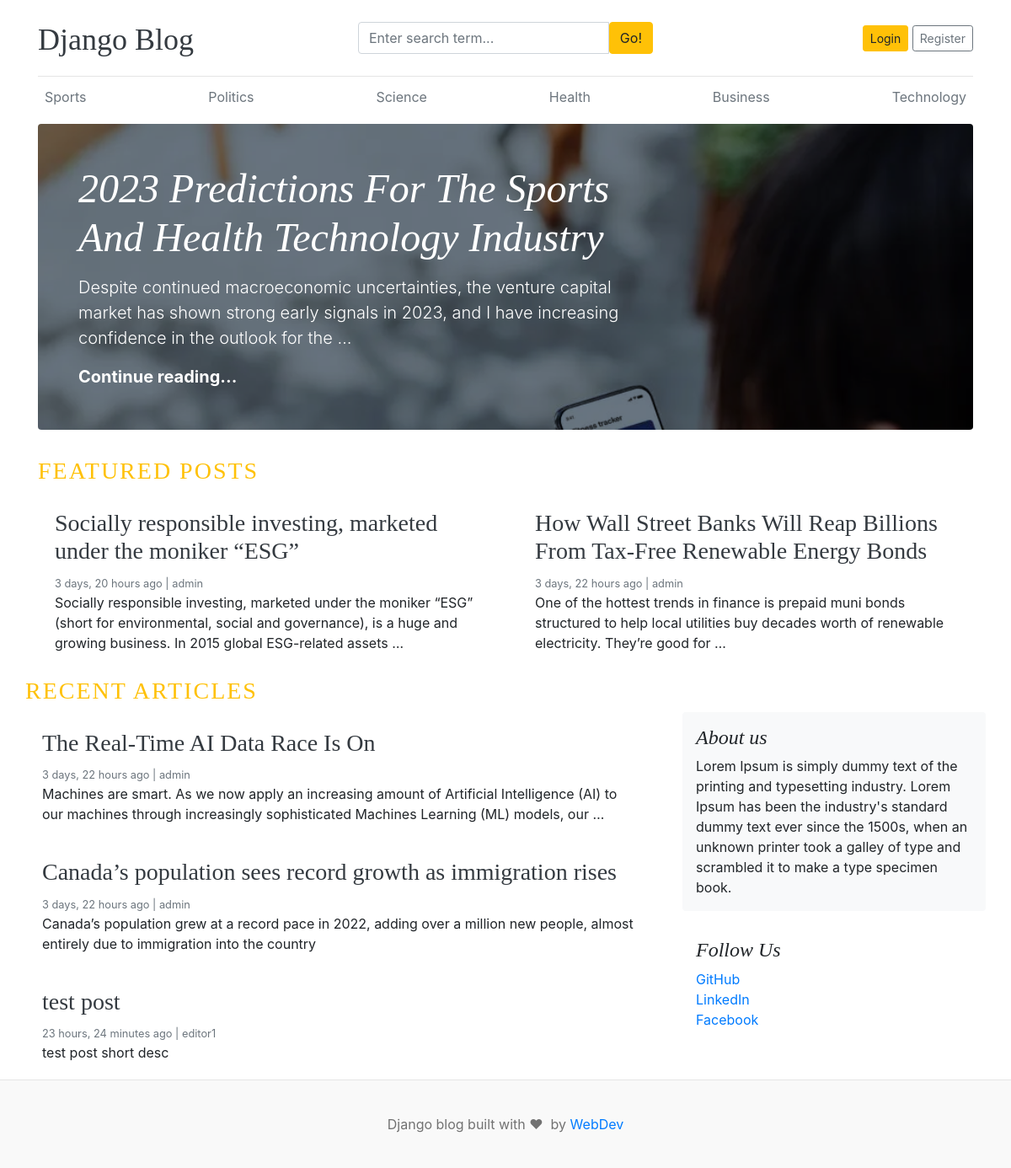
The page / on the database its author committed.
### blogs/models.py (models this page shows, shortened)
class Category(models.Model):
  category_name = models.CharField(max_length=50, unique=True)
  created_at = models.DateTimeField(auto_now_add=True)
  updated_at = models.DateTimeField(auto_now=True)
  class Meta:
    verbose_name_plural = 'categories'

class Blog(models.Model):
    title = models.CharField(max_length=100)
    slug = models.SlugField(max_length=150, unique=True, blank=True)
    category = models.ForeignKey(Category, on_delete=models.CASCADE)
    author = models.ForeignKey(User, on_delete=models.CASCADE)
    featured_image = models.ImageField(upload_to='uploads/%Y/%m/%d')
    short_description = models.TextField(max_length=500)
    blog_body = models.TextField(max_length=2000)
    status = models.CharField(max_length=20, choices=STATUS_CHOICES, default="Draft")
    is_featured = models.BooleanField(default=False)
    created_at = models.DateTimeField(auto_now_add=True)
    updated_at = models.DateTimeField(auto_now=True)

### assignments/models.py (models this page shows, shortened)
class About(models.Model):
    about_heading = models.CharField(max_length=25)
    about_description = models.TextField(max_length=255)
    created_at = models.DateTimeField(auto_now_add=True)
    updated_at = models.DateTimeField(auto_now=True)
    class Meta:
        verbose_name_plural = 'About'

class SocialLink(models.Model):
    platform = models.CharField(max_length=25)
    link = models.URLField(max_length=100)
    created_at = models.DateTimeField(auto_now_add=True)
    updated_at = models.DateTimeField(auto_now=True)

### blog_main/views.py (the view)
# urls.py: 2. Add a URL to urlpatterns:  path('', views.home, name='home')
def home(request):
  featured_posts = Blog.objects.filter(is_featured=True, status="Published").order_by('updated_at')
  posts = Blog.objects.filter(is_featured=False, status="Published")
  try:
     about = About.objects.get()
  except:
    about = None
  context = {
    'featured_posts':featured_posts,
    'posts':posts,
    'about': about,
  }
  return render(request, 'home.html',context)

### blogs/context_processors.py (called while the page is built)
def get_categories(request):
    categories = Category.objects.all()
    return dict(categories=categories)

def get_social_links(request):
    social_links = SocialLink.objects.all()
    return dict(social_links=social_links)

### templates/home.html (shortened to what this page needs)
{% extends "base.html" %}
{% block content %}
{% for post  in featured_posts  %}
  {% if forloop.first  %}
    <div class="jumbotron p-3 p-md-5 text-white rounded bg-dark" style="background-image: url({{post.featured_image.url}});background-blend-mode: overlay;background-size:cover;">
      <div class="col-md-8 px-0">
        <h1 class="display-4 font-italic">{{post.title}}</h1>
        <p class="lead my-3">{{post.short_description | truncatewords:25}}</p>
        <p class="lead mb-0"><a href="{% url "blogs" post.slug %}" class="text-white font-weight-bold">Continue reading...</a></p>
      </div>
    </div>
  {% endif %}
{% endfor %}
  <h3 class="text-uppercase text-warning" style="letter-spacing: 2px;">Featured Posts</h3>
  <div class="row mb-2">
      {% for post in featured_posts %}
        {% if not forloop.first  %}
          <div class="col-md-6">
            <div class="card border-0" >
              <div class="card-body">
                <h3><a href="{% url "blogs" post.slug %}" class="text-dark">{{ post.title }}</a></h3>
                <small class="mb-1 text-muted">{{ post.created_at | timesince }} ago | {{ post.author }}</small>
                <p class="card-text">{{ post.short_description | truncatewords:25 }}</p>
              </div>
            </div>
          </div>
        {% endif %}
      {% endfor %}
  </div>
</div>
  <main role="main" class="container p-0">
    <h3 class="text-uppercase text-warning" style="letter-spacing: 2px;">Recent Articles</h3>
    <div class="row">
      <div class="col-md-8 blog-main">
        {% for post in posts  %}
          <div class="card border-0" >
            <div class="card-body">
              <h3><a href="{% url "blogs" post.slug %}" class="text-dark">{{ post.title }}</a></h3>
              <small class="mb-1 text-muted">{{ post.created_at | timesince }} ago | {{ post.author }}</small>
              <p class="card-text">{{ post.short_description | truncatewords:25 }}</p>
            </div>
          </div>
        {% endfor %}
      </div>
      <aside class="col-md-4 blog-sidebar">
        <div class="p-3 mb-3 bg-light rounded">
          <h4 class="font-italic">{{ about.about_heading }}</h4>
          <p class="mb-0">{{ about.about_description }}</p>
        </div>
        {% if social_links %}
        <div class="p-3">
          <h4 class="font-italic">Follow Us</h4>
          <ol class="list-unstyled">
            {% for i in social_links %}
            <li><a href="{{ i.link }}" target="_blank">{{ i.platform }}</a></li>
            {% endfor %}
          </ol>
        </div>
        {% endif %}
      </aside>
    </div>
  </main>
{% endblock content %}

### templates/base.html (shortened to what this page needs)
{% load static %}
<!DOCTYPE html>
<html lang="en">
  <head>
    <link href="https://getbootstrap.com/docs/4.0/dist/css/bootstrap.min.css" rel="stylesheet">
    <link href="{% static 'css/blog.css' %}" rel="stylesheet">
    <link rel="stylesheet" href="https://cdnjs.cloudflare.com/ajax/libs/font-awesome/4.7.0/css/font-awesome.min.css">
  </head>
<body>
    <div class="container">
      <header class="blog-header py-3">
        <div class="row flex-nowrap justify-content-between align-items-center">
          <div class="col-4 pt-1">
            <a class="blog-header-logo text-dark" href="/">Django Blog</a>
          </div>
          <div class="col-4">
            <form action="{% url 'search' %}" method="GET">
              <div class="input-group">
                <input class="form-control" type="text" name="keyword" value="{{ keyword }}" placeholder="Enter search term..." aria-label="Enter search term..." aria-describedby="button-search" />
                <button type="submit" class="btn btn-warning" id="button-search" type="button">Go!</button>
            </div>
            </form>
          </div>
          <div class="col-4 d-flex justify-content-end align-items-center">
            {% if not user.is_authenticated %}
            <a class="btn btn-sm btn-warning" href="{% url 'login' %}">Login</a> &nbsp;
            <a class="btn btn-sm btn-outline-secondary" href="{% url 'register' %}">Register</a>
            {% else %}
            <span><a href="{% url "dashboard" %}">Dashboard</a></span>
            &emsp;
            <span><a href="{% url 'logout' %}">Logout</a></span>
            {% endif %}
          </div>
        </div>
      </header>
      <div class="nav-scroller py-1 mb-2">
        <nav class="nav d-flex justify-content-between">
          {% for cat in categories %}
          <a class="p-2 text-muted" href="{% url 'posts_by_category' cat.id %}">{{ cat.category_name }}</a>
          {% endfor %}
        </nav>
      </div>
{% block content %}
{% endblock content %}
<footer class="blog-footer">
  <p>Django blog built with &#x2764; &#xfe0f; by <a href="#">WebDev</a></p>
</footer>
</body>
</html>

### blog_main/static/css/blog.css (style rules this page uses)
.blog-header { border-bottom: 1px solid #e5e5e5; }
.blog-header-logo { font-family: "Playfair Display", Georgia, "Times New Roman", serif; font-size: 2.25rem; }
h1, h2, h3, h4, h5, h6 { font-family: "Playfair Display", Georgia, "Times New Roman", serif; }
.display-4 { font-size: 2.5rem; }
@media (min-width: 768px) { .display-4 { font-size: 3rem; } }
.blog-footer { padding: 2.5rem 0; color: #727272; text-align: center; background-color: #f9f9f9; border-top: .05rem solid #e5e5e5; }
.blog-footer p:last-child { margin-bottom: 0; }

### rows shown on the page
Category: category_name "Sports"
Category: category_name "Politics"
Category: category_name "Science"
Category: category_name "Health"
Category: category_name "Business"
Category: category_name "Technology"
Blog: featured_image (picture), title "2023 Predictions For The Sports And Health Technology Industry", short_description "Despite continued macroeconomic uncertainties, the venture capital market has shown strong early signals in 2023, and I have increasing confidence in the outlook for the …"
Blog: title "Socially responsible investing, marketed under the moniker “ESG”", created_at "3 days, 20 hours", author "admin", short_description "Socially responsible investing, marketed under the moniker “ESG” (short for environmental, social and governance), is a huge and growing business. In 2015 global ESG-related assets …"
Blog: title "How Wall Street Banks Will Reap Billions From Tax-Free Renewable Energy Bonds", created_at "3 days, 22 hours", author "admin", short_description "One of the hottest trends in finance is prepaid muni bonds structured to help local utilities buy decades worth of renewable electricity. They’re good for …"
Blog: title "The Real-Time AI Data Race Is On", created_at "3 days, 22 hours", author "admin", short_description "Machines are smart. As we now apply an increasing amount of Artificial Intelligence (AI) to our machines through increasingly sophisticated Machines Learning (ML) models, our …"
Blog: title "Canada’s population sees record growth as immigration rises", created_at "3 days, 22 hours", author "admin", short_description "Canada’s population grew at a record pace in 2022, adding over a million new people, almost entirely due to immigration into the country"
Blog: title "test post", created_at "23 hours, 24 minutes", author "editor1", short_description "test post short desc"
About: about_heading "About us", about_description "Lorem Ipsum is simply dummy text of the printing and typesetting industry. Lorem Ipsum has been the industry's standard dummy text ever since the 1500s, when an unknown printer took a galley of type and scrambled it to make a type specimen book."
SocialLink: platform "GitHub"
SocialLink: platform "LinkedIn"
SocialLink: platform "Facebook"
